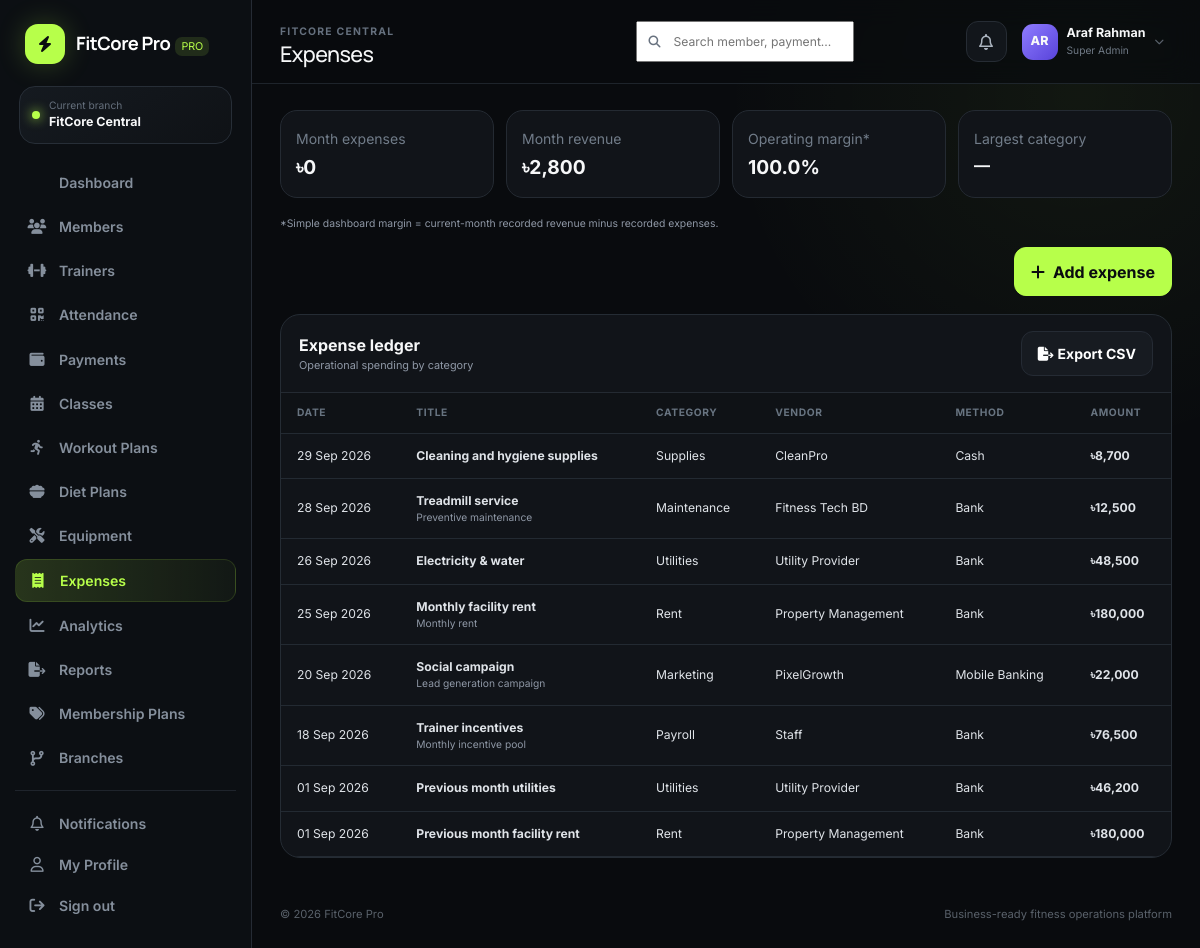
Screenshot of /app/expenses.php (signed in) with the database file from the repository.
### tables this page shows
CREATE TABLE branches (
  id INT UNSIGNED AUTO_INCREMENT PRIMARY KEY,
  name VARCHAR(120) NOT NULL,
  code VARCHAR(20) NOT NULL UNIQUE,
  address VARCHAR(255), phone VARCHAR(40),
  status ENUM('active','inactive') DEFAULT 'active',
  created_at TIMESTAMP DEFAULT CURRENT_TIMESTAMP
);

CREATE TABLE expenses (
  id INT UNSIGNED AUTO_INCREMENT PRIMARY KEY,
  branch_id INT UNSIGNED NOT NULL, category VARCHAR(100) NOT NULL,
  title VARCHAR(160) NOT NULL, amount DECIMAL(12,2) NOT NULL,
  expense_date DATE NOT NULL, vendor VARCHAR(120),
  payment_method VARCHAR(60), note TEXT, created_by INT UNSIGNED NULL,
  created_at TIMESTAMP DEFAULT CURRENT_TIMESTAMP,
  FOREIGN KEY (branch_id) REFERENCES branches(id) ON DELETE CASCADE,
  FOREIGN KEY (created_by) REFERENCES users(id) ON DELETE SET NULL,
  INDEX idx_expense_date(branch_id,expense_date)
);

### config/app.php (called while the page is built, shortened)
<?php
function env(string $key, ?string $default = null): ?string {
    $value = getenv($key);
    return $value === false ? $default : $value;
}
function app_base_path(): string {
    static $base = null;
    if ($base !== null) return $base;
    $forced = env('APP_BASE_PATH');
    $projectRoot = realpath(dirname(__DIR__)) ?: dirname(__DIR__);
    $docRoot = realpath($_SERVER['DOCUMENT_ROOT'] ?? '') ?: ($_SERVER['DOCUMENT_ROOT'] ?? '');
    if ($docRoot && str_starts_with(str_replace('\\','/',$projectRoot), str_replace('\\','/',$docRoot))) {
        $relative = trim(str_replace('\\','/', substr($projectRoot, strlen($docRoot))), '/');
        return $base = $relative ? '/' . $relative : '';
    }
    return $base = '';
}
function url(string $path = ''): string {
    return app_base_path() . ($path ? '/' . ltrim($path, '/') : '');
}

### includes/functions.php (called while the page is built, shortened)
<?php
require_once __DIR__ . '/../config/database.php';
function e(?string $value): string { return htmlspecialchars($value ?? '', ENT_QUOTES, 'UTF-8'); }
function format_date(?string $date, string $format='d M Y'): string { return $date ? date($format, strtotime($date)) : '—'; }
function initials(string $name): string { $p=preg_split('/\s+/', trim($name)); return strtoupper(substr($p[0]??'U',0,1).substr($p[1]??'',0,1)); }
function query_value(string $sql, array $params=[]): mixed {
    $s=db()->prepare($sql); $s->execute($params); return $s->fetchColumn();
}
function query_all(string $sql, array $params=[]): array {
    $s=db()->prepare($sql); $s->execute($params); return $s->fetchAll();
}
function query_one(string $sql, array $params=[]): array|false {
    $s=db()->prepare($sql); $s->execute($params); return $s->fetch();
}
function setting(string $key, mixed $default=null): mixed {
    static $settings = null;
    if ($settings === null) {
        $settings = [];
        try {
            foreach (query_all('SELECT setting_key,setting_value FROM system_settings') as $row) {
                $settings[$row['setting_key']] = $row['setting_value'];
            }
        } catch (Throwable $e) {
            $settings = [];
        }
    }
    return array_key_exists($key,$settings) ? $settings[$key] : $default;
}
function money(float|int|string|null $value): string {
    return (string)setting('currency_symbol','৳') . number_format((float)$value, 0);
}
function current_branch_id(): int {
    $user = $_SESSION['user'] ?? [];
    return (int)($_SESSION['branch_id'] ?? $user['branch_id'] ?? 1);
}
function branch_name(?int $id=null): string {
    $id = $id ?: current_branch_id();
    return (string)(query_value('SELECT name FROM branches WHERE id=?', [$id]) ?: 'Main Branch');
}

### config/database.php (called while the page is built)
<?php
require_once __DIR__ . '/app.php';
function db(): PDO {
    static $pdo = null;
    if ($pdo instanceof PDO) return $pdo;
    $host = env('DB_HOST', '127.0.0.1');
    $port = env('DB_PORT', '3306');
    $name = env('DB_NAME', 'fitcore_pro');
    $user = env('DB_USER', 'root');
    $pass = env('DB_PASS', '');
    $charset = 'utf8mb4';
    $dsn = "mysql:host={$host};port={$port};dbname={$name};charset={$charset}";
    try {
        $pdo = new PDO($dsn, $user, $pass, [
            PDO::ATTR_ERRMODE => PDO::ERRMODE_EXCEPTION,
            PDO::ATTR_DEFAULT_FETCH_MODE => PDO::FETCH_ASSOC,
            PDO::ATTR_EMULATE_PREPARES => false,
        ]);
    } catch (PDOException $e) {
        http_response_code(500);
        $safeMessage = htmlspecialchars($e->getMessage(), ENT_QUOTES, 'UTF-8');
        echo '<!doctype html><html><head><meta charset="utf-8"><title>Database setup</title><style>body{font-family:system-ui;background:#0b0d10;color:#fff;padding:40px}.box{max-width:760px;margin:auto;background:#15181d;padding:28px;border-radius:20px;border:1px solid #2a2f37}code{color:#b8ff58}</style></head><body><div class="box"><h2>FitCore Pro database is not connected</h2><p>Import <code>database/fitcore.sql</code>, then copy <code>.env.example</code> to <code>.env</code> and update the database values.</p><p><small>' . $safeMessage . '</small></p></div></body></html>';
        exit;
    }
    return $pdo;
}

### includes/auth.php (called while the page is built, shortened)
<?php
require_once __DIR__ . '/functions.php';
function user(): array { return $_SESSION['user'] ?? []; }

### app/expenses.php (the view, shortened to what this page needs)
<?php
require_once __DIR__.'/../includes/auth.php';require_role(['super_admin','manager','accountant']);$bid=current_branch_id();
$rows=query_all('SELECT * FROM expenses WHERE branch_id=? ORDER BY expense_date DESC,id DESC LIMIT 150',[$bid]);$month=(float)query_value("SELECT COALESCE(SUM(amount),0) FROM expenses WHERE branch_id=? AND expense_date>=DATE_FORMAT(CURDATE(),'%Y-%m-01')",[$bid]);$revenue=(float)query_value("SELECT COALESCE(SUM(amount),0) FROM payments WHERE branch_id=? AND status='paid' AND payment_date>=DATE_FORMAT(CURDATE(),'%Y-%m-01')",[$bid]);$largest=query_one("SELECT category,SUM(amount) total FROM expenses WHERE branch_id=? AND expense_date>=DATE_FORMAT(CURDATE(),'%Y-%m-01') GROUP BY category ORDER BY total DESC LIMIT 1",[$bid]);
$pageTitle='Expenses';include __DIR__.'/../includes/header.php'; ?>
<div class="metric-strip"><div class="metric-box"><small>Month expenses</small><strong><?= money($month) ?></strong></div><div class="metric-box"><small>Month revenue</small><strong><?= money($revenue) ?></strong></div><div class="metric-box"><small>Operating margin*</small><strong><?= $revenue>0?number_format((($revenue-$month)/$revenue)*100,1):0 ?>%</strong></div><div class="metric-box"><small>Largest category</small><strong style="font-size:1rem"><?= e($largest['category']??'—') ?></strong></div></div><p class="text-muted" style="font-size:.65rem">*Simple dashboard margin = current-month recorded revenue minus recorded expenses.</p><div class="page-actions"><button class="btn btn-primary" data-bs-toggle="modal" data-bs-target="#expenseModal"><i class="fa-solid fa-plus me-2"></i>Add expense</button></div>
<div class="table-card"><div class="table-toolbar"><div><strong>Expense ledger</strong><div class="text-muted" style="font-size:.68rem">Operational spending by category</div></div><a class="btn btn-dark btn-sm" href="<?= url('app/reports.php?export=expenses') ?>"><i class="fa-solid fa-file-export me-1"></i>Export CSV</a></div><div class="table-responsive"><table class="table"><thead><tr><th>Date</th><th>Title</th><th>Category</th><th>Vendor</th><th>Method</th><th>Amount</th></tr></thead><tbody><?php foreach($rows as $r): ?><tr><td><?= format_date($r['expense_date']) ?></td><td><strong><?= e($r['title']) ?></strong><div class="text-muted" style="font-size:.64rem"><?= e($r['note']) ?></div></td><td><?= e($r['category']) ?></td><td><?= e($r['vendor']) ?></td><td><?= e($r['payment_method']) ?></td><td><strong><?= money($r['amount']) ?></strong></td></tr><?php endforeach; ?></tbody></table></div></div>
<?php include __DIR__.'/../includes/footer.php'; ?>

### includes/header.php (shortened to what this page needs)
<?php
require_once __DIR__ . '/auth.php';
$pageTitle = $pageTitle ?? 'Dashboard';
$unread=(int)query_value('SELECT COUNT(*) FROM notifications WHERE branch_id=? AND is_read=0 AND (user_id IS NULL OR user_id=?)',[current_branch_id(),user()['id']]);
?>
<!doctype html><html lang="en"><head>
<title><?= e($pageTitle) ?> · <?= e(setting('company_name',APP_NAME)) ?></title>
<link href="https://cdn.jsdelivr.net/npm/bootstrap@5.3.3/dist/css/bootstrap.min.css" rel="stylesheet">
<link href="https://cdnjs.cloudflare.com/ajax/libs/font-awesome/6.6.0/css/all.min.css" rel="stylesheet">
<link href="<?= url('assets/css/style.css') ?>" rel="stylesheet">
</head><body class="app-body">
<?php include __DIR__.'/sidebar.php'; ?>
<main class="main-shell">
<header class="topbar">
  <div class="topbar-title"><span class="eyebrow"><?= e(branch_name()) ?></span><h1><?= e($pageTitle) ?></h1></div>
  <div class="topbar-actions">
    <form class="top-search" action="<?= url('app/search.php') ?>" method="get"><i class="fa-solid fa-magnifying-glass"></i><input name="q" placeholder="Search member, payment..." aria-label="Global search"></form>
    <a class="icon-btn" href="<?= url('app/notifications.php') ?>"><i class="fa-regular fa-bell"></i><?php if($unread): ?><span class="notify-dot"></span><?php endif; ?></a>
    <div class="user-chip">
      <div class="avatar"><?= e(initials(user()['name']??'User')) ?></div>
      <div><strong><?= e(user()['name']??'User') ?></strong><small><?= e(ucwords(str_replace('_',' ',user()['role']??''))) ?></small></div>
      <i class="fa-solid fa-chevron-down"></i>
    </div>
  </div>
</header>
<section class="content-wrap">

### includes/sidebar.php
<?php
$active = basename($_SERVER['PHP_SELF']);
$role = user()['role'] ?? '';
$nav = [
 ['dashboard.php','fa-grid-2','Dashboard',['super_admin','manager','receptionist','trainer','accountant']],
 ['members.php','fa-users','Members',['super_admin','manager','receptionist','trainer']],
 ['trainers.php','fa-dumbbell','Trainers',['super_admin','manager','receptionist']],
 ['attendance.php','fa-qrcode','Attendance',['super_admin','manager','receptionist','trainer']],
 ['payments.php','fa-wallet','Payments',['super_admin','manager','receptionist','accountant']],
 ['classes.php','fa-calendar-days','Classes',['super_admin','manager','receptionist','trainer']],
 ['workouts.php','fa-person-running','Workout Plans',['super_admin','manager','trainer']],
 ['diet_plans.php','fa-bowl-food','Diet Plans',['super_admin','manager','trainer']],
 ['equipment.php','fa-screwdriver-wrench','Equipment',['super_admin','manager']],
 ['expenses.php','fa-receipt','Expenses',['super_admin','manager','accountant']],
 ['analytics.php','fa-chart-line','Analytics',['super_admin','manager','accountant']],
 ['reports.php','fa-file-export','Reports',['super_admin','manager','accountant']],
 ['plans.php','fa-tags','Membership Plans',['super_admin','manager']],
 ['branches.php','fa-code-branch','Branches',['super_admin']],
 ['audit_logs.php','fa-clock-rotate-left','Audit Logs',['super_admin']],
 ['settings.php','fa-sliders','Settings',['super_admin']],
];
?>
<aside class="sidebar" id="sidebar">
  <a class="brand" href="<?= url('app/dashboard.php') ?>">
    <span class="brand-mark"><i class="fa-solid fa-bolt"></i></span>
    <span><strong><?= e(setting('company_name','FitCore Pro')) ?></strong><em>PRO</em></span>
  </a>
  <div class="branch-pill"><span class="dot"></span><div><small>Current branch</small><strong><?= e(branch_name()) ?></strong></div></div>
  <nav>
    <?php foreach($nav as [$file,$icon,$label,$roles]): if(!in_array($role,$roles,true)) continue; ?>
      <a class="nav-link <?= $active===$file?'active':'' ?>" href="<?= url('app/'.$file) ?>"><i class="fa-solid <?= $icon ?>"></i><span><?= e($label) ?></span></a>
    <?php endforeach; ?>
  </nav>
  <div class="sidebar-bottom">
    <a class="nav-link <?= $active==='notifications.php'?'active':'' ?>" href="<?= url('app/notifications.php') ?>"><i class="fa-regular fa-bell"></i><span>Notifications</span></a>
    <a class="nav-link <?= $active==='profile.php'?'active':'' ?>" href="<?= url('app/profile.php') ?>"><i class="fa-regular fa-user"></i><span>My Profile</span></a>
    <a class="nav-link logout" href="<?= url('auth/logout.php') ?>"><i class="fa-solid fa-arrow-right-from-bracket"></i><span>Sign out</span></a>
  </div>
</aside>

### rows the page displays
branches: name "FitCore Central", name "FITCORE CENTRAL"
expenses: expense_date "29 Sep 2026", title "Cleaning and hygiene supplies", category "Supplies", vendor "CleanPro", payment_method "Cash", amount "৳8,700"
expenses: expense_date "28 Sep 2026", title "Treadmill service", note "Preventive maintenance", category "Maintenance", vendor "Fitness Tech BD", payment_method "Bank", amount "৳12,500"
expenses: expense_date "26 Sep 2026", title "Electricity & water", category "Utilities", vendor "Utility Provider", payment_method "Bank", amount "৳48,500"
expenses: expense_date "25 Sep 2026", title "Monthly facility rent", note "Monthly rent", category "Rent", vendor "Property Management", payment_method "Bank", amount "৳180,000"
expenses: expense_date "20 Sep 2026", title "Social campaign", note "Lead generation campaign", category "Marketing", vendor "PixelGrowth", payment_method "Mobile Banking", amount "৳22,000"
expenses: expense_date "18 Sep 2026", title "Trainer incentives", note "Monthly incentive pool", category "Payroll", vendor "Staff", payment_method "Bank", amount "৳76,500"
expenses: expense_date "01 Sep 2026", title "Previous month utilities", category "Utilities", vendor "Utility Provider", payment_method "Bank", amount "৳46,200"
expenses: expense_date "01 Sep 2026", title "Previous month facility rent", category "Rent", vendor "Property Management", payment_method "Bank", amount "৳180,000"

### other values shown
setting('company_name','FitCore Pro') "FitCore Pro"
$label "Dashboard"
$label "Members"
$label "Trainers"
$label "Attendance"
$label "Payments"
$label "Classes"
$label "Workout Plans"
$label "Diet Plans"
$label "Equipment"
$label "Expenses"
$label "Analytics"
$label "Reports"
$label "Membership Plans"
$label "Branches"
